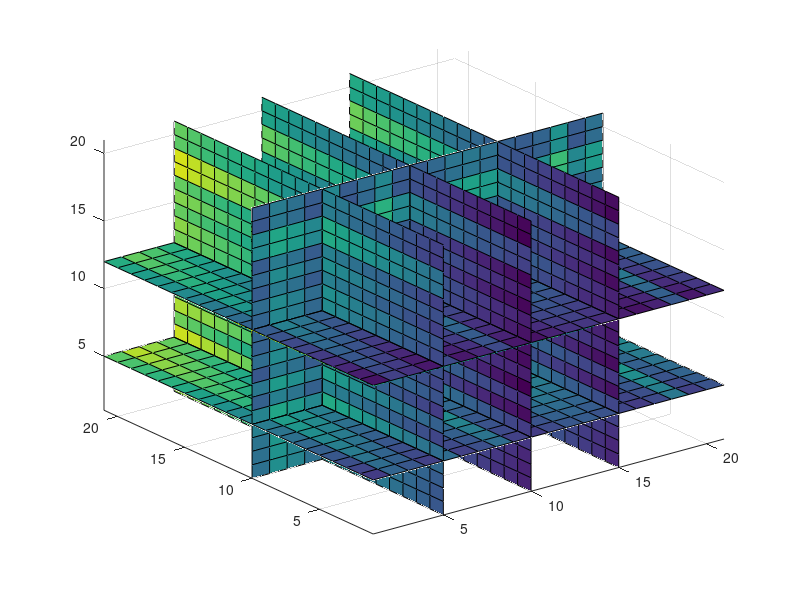

MATLAB code for this plot: (Note: this script raises an error after producing the figure.)
%% Manipulating Multidimensional Arrays
% This example shows how to work with arrays having more than two
% dimensions. Multidimensional arrays can be numeric, character, cell, or
% structure arrays.
% 
% Multidimensional arrays can be used to represent multivariate data.
% MATLAB(R) provides a number of functions that directly support
% multidimensional arrays.
%
% Copyright 1984-2013 The MathWorks, Inc.

%% Creating Multidimensional Arrays
% Multidimensional arrays in MATLAB are created the same way as
% two-dimensional arrays. For example, first define the 3 by 3 matrix, and
% then add a third dimension.

A = [5 7 8; 
     0 1 9; 
     4 3 6];
A(:,:,2) = [1 0 4; 
            3 5 6; 
            9 8 7]

%% 
% The CAT function is a useful tool for building multidimensional arrays.
% B = cat(DIM,A1,A2,...) builds a multidimensional array by concatenating
% A1, A2 ... along the dimension DIM.

B = cat( 3, [2 8; 0 5], [1 3; 7 9], [2 3; 4 6])

%% 
% Calls to CAT can be nested.

A = cat(3,[9 2; 6 5], [7 1; 8 4]);
B = cat(3,[3 5; 0 1], [5 6; 2 1]);
C = cat(4,A,B,cat(3,[1 2; 3 4], [4 3; 2 1]));

%% Finding the Dimensions 
% SIZE and NDIMS return the size and number of dimensions of matrices.

SzA   = size(A)
DimsA = ndims(A)
SzC   = size(C)
DimsC = ndims(C)

%% Accessing Elements
% To access a single element of a multidimensional array, use integer
% subscripts. For example A(1,2,2), using A defined above, returns 0.
% 
% Array subscripts can also be vectors. For example:

K = C(:,:,1,[1 3])

%% Manipulating Multidimensional Arrays
% RESHAPE, PERMUTE, and SQUEEZE are used to manipulate n-dimensional
% arrays. RESHAPE behaves as it does for 2D arrays. The operation of
% PERMUTE is illustrated below.
% 
% Let A be a 3 by 3 by 2 array. PERMUTE(A,[2 1 3]) returns an array with
% the row and column subscripts reversed (dimension 1 is the row, dimension
% 2 is the column, dimension 3 is the depth and so on). Similarly,
% PERMUTE(A,[3,2,1]) returns an array with the first and third subscripts
% interchanged.

A = rand(3,3,2);
B = permute(A, [2 1 3]);
C = permute(A, [3 2 1]);

%% Selecting 2D Matrices From Multidimensional Arrays
% Functions like EIG that operate on planes or 2D matrices do not accept
% multidimensional arrays as arguments. To apply such functions to
% different planes of the multidimensional arrays, use indexing or FOR
% loops. For example:

A = cat( 3, [1 2 3; 9 8 7; 4 6 5], [0 3 2; 8 8 4; 5 3 5], ...
                 [6 4 7; 6 8 5; 5 4 3]);
% The EIG function is applied to each of the horizontal 'slices' of A.
for i = 1:3
    eig(squeeze(A(i,:,:)))
end

%% 
% INTERP3, INTERPN, and NDGRID are examples of interpolation and data
% gridding functions that operate specifically on multidimensional data.
% Here is an example of NDGRID applied to an N-dimensional matrix.

x1 = -2*pi:pi/10:0;        
x2 = 2*pi:pi/10:4*pi;      
x3 = 0:pi/10:2*pi;
[x1,x2,x3] = ndgrid(x1,x2,x3);
z = x1 + exp(cos(2*x2.^2)) + sin(x3.^3);
slice(z,[5 10 15], 10, [5 12]); axis tight;

%%
% You can build multidimensional cell arrays and multidimensional structure
% arrays, and can also convert between multidimensional numeric and cell
% arrays.
% 
% To find out more, consult the MATLAB documentation on multidimensional
% arrays.

displayEndOfDemoMessage(mfilename)
